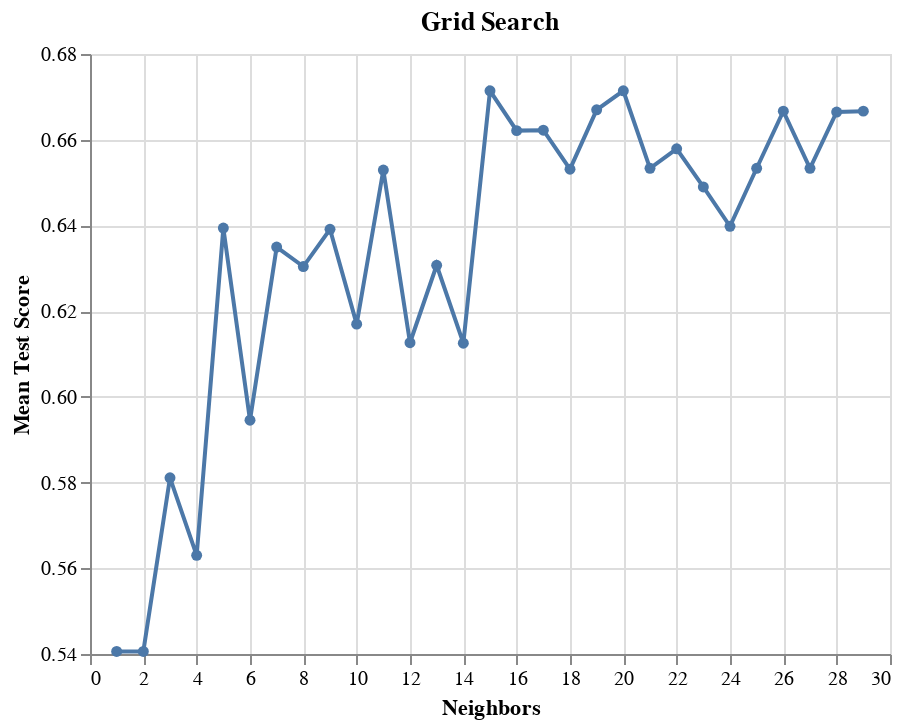

This figure's notebook cell:
### Code cell
accuracies_grid_chol_maxhr = pd.DataFrame(
    tune_grid_chol_maxhr
    .fit(hd_train.loc[:, ["cholesterol", "max_heart_rate"]],
        hd_train["heart_disease"]).cv_results_
)

accuracy_k_grid_chol_maxhr = (
    alt.Chart(accuracies_grid_chol_maxhr, title="Grid Search")
    .mark_line(point=True)
    .encode(
        x=alt.X(
            "param_kneighborsclassifier__n_neighbors",
            title="Neighbors",
            scale=alt.Scale(zero=False),
        ),
        y=alt.Y(
           "mean_test_score", 
            title="Mean Test Score", 
            scale=alt.Scale(zero=False)
        ),
    )
)
accuracy_k_grid_chol_maxhr

### Figure 1 — Vega-Lite specification as saved in the notebook (floating-point values rounded to 4 significant figures)
{"config": {"view": {"continuousWidth": 400, "continuousHeight": 300}}, "data": {"name": "data-1a7cac9c07e3b3856bdbc46ec7e4c497"}, "mark": {"type": "line", "point": true}, "encoding": {"x": {"field": "param_kneighborsclassifier__n_neighbors", "scale": {"zero": false}, "title": "Neighbors", "type": "quantitative"}, "y": {"field": "mean_test_score", "scale": {"zero": false}, "title": "Mean Test Score", "type": "quantitative"}}, "title": "Grid Search", "$schema": "https://vega.github.io/schema/vega-lite/v4.17.0.json", "datasets": {"data-1a7cac9c07e3b3856bdbc46ec7e4c497": [{"mean_fit_time": 0.06078, "std_fit_time": 0.02353, "mean_score_time": 0.0236, "std_score_time": 0.001719, "param_kneighborsclassifier__n_neighbors": 1, "params": {"kneighborsclassifier__n_neighbors": 1}, "split0_test_score": 0.5778, "split1_test_score": 0.4889, "split2_test_score": 0.6364, "split3_test_score": 0.5, "split4_test_score": 0.5, "mean_test_score": 0.5406, "std_test_score": 0.05749, "rank_test_score": 28}, {"mean_fit_time": 0.02638, "std_fit_time": 0.0004421, "mean_score_time": 0.04668, "std_score_time": 0.0212, "param_kneighborsclassifier__n_neighbors": 2, "params": {"kneighborsclassifier__n_neighbors": 2}, "split0_test_score": 0.6, "split1_test_score": 0.4667, "split2_test_score": 0.5909, "split3_test_score": 0.5227, "split4_test_score": 0.5227, "mean_test_score": 0.5406, "std_test_score": 0.04932, "rank_test_score": 28}, {"mean_fit_time": 0.04429, "std_fit_time": 0.02259, "mean_score_time": 0.03551, "std_score_time": 0.01747, "param_kneighborsclassifier__n_neighbors": 3, "params": {"kneighborsclassifier__n_neighbors": 3}, "split0_test_score": 0.6222, "split1_test_score": 0.5333, "split2_test_score": 0.6591, "split3_test_score": 0.5227, "split4_test_score": 0.5682, "mean_test_score": 0.5811, "std_test_score": 0.05221, "rank_test_score": 26}, {"mean_fit_time": 0.02495, "std_fit_time": 0.0008798, "mean_score_time": 0.02573, "std_score_time": 0.001117, "param_kneighborsclassifier__n_neighbors": 4, "params": {"kneighborsclassifier__n_neighbors": 4}, "split0_test_score": 0.5778, "split1_test_score": 0.5556, "split2_test_score": 0.6364, "split3_test_score": 0.5227, "split4_test_score": 0.5227, "mean_test_score": 0.563, "std_test_score": 0.04219, "rank_test_score": 27}, {"mean_fit_time": 0.02357, "std_fit_time": 0.0001958, "mean_score_time": 0.02454, "std_score_time": 0.0003551, "param_kneighborsclassifier__n_neighbors": 5, "params": {"kneighborsclassifier__n_neighbors": 5}, "split0_test_score": 0.6667, "split1_test_score": 0.6667, "split2_test_score": 0.6591, "split3_test_score": 0.6591, "split4_test_score": 0.5455, "mean_test_score": 0.6394, "std_test_score": 0.04709, "rank_test_score": 17}, {"mean_fit_time": 0.0257, "std_fit_time": 0.0004755, "mean_score_time": 0.02641, "std_score_time": 0.0002136, "param_kneighborsclassifier__n_neighbors": 6, "params": {"kneighborsclassifier__n_neighbors": 6}, "split0_test_score": 0.6222, "split1_test_score": 0.5778, "split2_test_score": 0.6364, "split3_test_score": 0.5909, "split4_test_score": 0.5455, "mean_test_score": 0.5945, "std_test_score": 0.03231, "rank_test_score": 25}, {"mean_fit_time": 0.02563, "std_fit_time": 0.0005482, "mean_score_time": 0.0264, "std_score_time": 0.0001607, "param_kneighborsclassifier__n_neighbors": 7, "params": {"kneighborsclassifier__n_neighbors": 7}, "split0_test_score": 0.6889, "split1_test_score": 0.6222, "split2_test_score": 0.6364, "split3_test_score": 0.6364, "split4_test_score": 0.5909, "mean_test_score": 0.6349, "std_test_score": 0.03167, "rank_test_score": 19}, {"mean_fit_time": 0.01505, "std_fit_time": 0.008522, "mean_score_time": 0.01423, "std_score_time": 0.007477, "param_kneighborsclassifier__n_neighbors": 8, "params": {"kneighborsclassifier__n_neighbors": 8}, "split0_test_score": 0.7333, "split1_test_score": 0.5778, "split2_test_score": 0.6364, "split3_test_score": 0.6136, "split4_test_score": 0.5909, "mean_test_score": 0.6304, "std_test_score": 0.05521, "rank_test_score": 21}, {"mean_fit_time": 0.008186, "std_fit_time": 0.000168, "mean_score_time": 0.008644, "std_score_time": 0.0004002, "param_kneighborsclassifier__n_neighbors": 9, "params": {"kneighborsclassifier__n_neighbors": 9}, "split0_test_score": 0.7556, "split1_test_score": 0.6444, "split2_test_score": 0.6136, "split3_test_score": 0.5909, "split4_test_score": 0.5909, "mean_test_score": 0.6391, "std_test_score": 0.06145, "rank_test_score": 18}, {"mean_fit_time": 0.008444, "std_fit_time": 0.0004879, "mean_score_time": 0.008639, "std_score_time": 0.0003634, "param_kneighborsclassifier__n_neighbors": 10, "params": {"kneighborsclassifier__n_neighbors": 10}, "split0_test_score": 0.7111, "split1_test_score": 0.5556, "split2_test_score": 0.5909, "split3_test_score": 0.6364, "split4_test_score": 0.5909, "mean_test_score": 0.617, "std_test_score": 0.05361, "rank_test_score": 22}, {"mean_fit_time": 0.008242, "std_fit_time": 0.0001574, "mean_score_time": 0.008527, "std_score_time": 0.0001476, "param_kneighborsclassifier__n_neighbors": 11, "params": {"kneighborsclassifier__n_neighbors": 11}, "split0_test_score": 0.7556, "split1_test_score": 0.6, "split2_test_score": 0.6364, "split3_test_score": 0.5909, "split4_test_score": 0.6818, "mean_test_score": 0.6529, "std_test_score": 0.06048, "rank_test_score": 14}, {"mean_fit_time": 0.008123, "std_fit_time": 0.0001495, "mean_score_time": 0.00843, "std_score_time": 6.949e-05, "param_kneighborsclassifier__n_neighbors": 12, "params": {"kneighborsclassifier__n_neighbors": 12}, "split0_test_score": 0.6889, "split1_test_score": 0.5333, "split2_test_score": 0.6136, "split3_test_score": 0.5909, "split4_test_score": 0.6364, "mean_test_score": 0.6126, "std_test_score": 0.05126, "rank_test_score": 23}, {"mean_fit_time": 0.008196, "std_fit_time": 0.0001726, "mean_score_time": 0.008604, "std_score_time": 0.0001664, "param_kneighborsclassifier__n_neighbors": 13, "params": {"kneighborsclassifier__n_neighbors": 13}, "split0_test_score": 0.6889, "split1_test_score": 0.5556, "split2_test_score": 0.6364, "split3_test_score": 0.6364, "split4_test_score": 0.6364, "mean_test_score": 0.6307, "std_test_score": 0.04273, "rank_test_score": 20}, {"mean_fit_time": 0.008355, "std_fit_time": 0.0001038, "mean_score_time": 0.008597, "std_score_time": 0.0001026, "param_kneighborsclassifier__n_neighbors": 14, "params": {"kneighborsclassifier__n_neighbors": 14}, "split0_test_score": 0.6889, "split1_test_score": 0.5556, "split2_test_score": 0.6136, "split3_test_score": 0.5682, "split4_test_score": 0.6364, "mean_test_score": 0.6125, "std_test_score": 0.04819, "rank_test_score": 24}, {"mean_fit_time": 0.008104, "std_fit_time": 0.0001011, "mean_score_time": 0.008472, "std_score_time": 9.02e-05, "param_kneighborsclassifier__n_neighbors": 15, "params": {"kneighborsclassifier__n_neighbors": 15}, "split0_test_score": 0.6889, "split1_test_score": 0.6, "split2_test_score": 0.6591, "split3_test_score": 0.6591, "split4_test_score": 0.75, "mean_test_score": 0.6714, "std_test_score": 0.04875, "rank_test_score": 1}, {"mean_fit_time": 0.008109, "std_fit_time": 3.885e-05, "mean_score_time": 0.008386, "std_score_time": 3.895e-05, "param_kneighborsclassifier__n_neighbors": 16, "params": {"kneighborsclassifier__n_neighbors": 16}, "split0_test_score": 0.7111, "split1_test_score": 0.6222, "split2_test_score": 0.6364, "split3_test_score": 0.6136, "split4_test_score": 0.7273, "mean_test_score": 0.6621, "std_test_score": 0.04744, "rank_test_score": 8}, {"mean_fit_time": 0.00816, "std_fit_time": 0.0001119, "mean_score_time": 0.008522, "std_score_time": 0.0001392, "param_kneighborsclassifier__n_neighbors": 17, "params": {"kneighborsclassifier__n_neighbors": 17}, "split0_test_score": 0.6667, "split1_test_score": 0.6444, "split2_test_score": 0.6591, "split3_test_score": 0.6136, "split4_test_score": 0.7273, "mean_test_score": 0.6622, "std_test_score": 0.03725, "rank_test_score": 7}, {"mean_fit_time": 0.008472, "std_fit_time": 0.0004991, "mean_score_time": 0.008446, "std_score_time": 5.832e-05, "param_kneighborsclassifier__n_neighbors": 18, "params": {"kneighborsclassifier__n_neighbors": 18}, "split0_test_score": 0.6889, "split1_test_score": 0.6222, "split2_test_score": 0.6364, "split3_test_score": 0.5909, "split4_test_score": 0.7273, "mean_test_score": 0.6531, "std_test_score": 0.04875, "rank_test_score": 13}, {"mean_fit_time": 0.008534, "std_fit_time": 0.0003139, "mean_score_time": 0.008739, "std_score_time": 0.0002837, "param_kneighborsclassifier__n_neighbors": 19, "params": {"kneighborsclassifier__n_neighbors": 19}, "split0_test_score": 0.6444, "split1_test_score": 0.6222, "split2_test_score": 0.6818, "split3_test_score": 0.6591, "split4_test_score": 0.7273, "mean_test_score": 0.667, "std_test_score": 0.03586, "rank_test_score": 3}, {"mean_fit_time": 0.008293, "std_fit_time": 0.0001916, "mean_score_time": 0.008689, "std_score_time": 0.0002469, "param_kneighborsclassifier__n_neighbors": 20, "params": {"kneighborsclassifier__n_neighbors": 20}, "split0_test_score": 0.6667, "split1_test_score": 0.6222, "split2_test_score": 0.6591, "split3_test_score": 0.7045, "split4_test_score": 0.7045, "mean_test_score": 0.6714, "std_test_score": 0.03095, "rank_test_score": 1}, {"mean_fit_time": 0.008119, "std_fit_time": 9.888e-05, "mean_score_time": 0.008457, "std_score_time": 6.222e-05, "param_kneighborsclassifier__n_neighbors": 21, "params": {"kneighborsclassifier__n_neighbors": 21}, "split0_test_score": 0.6667, "split1_test_score": 0.6, "split2_test_score": 0.6591, "split3_test_score": 0.6591, "split4_test_score": 0.6818, "mean_test_score": 0.6533, "std_test_score": 0.02793, "rank_test_score": 10}, {"mean_fit_time": 0.009108, "std_fit_time": 0.000571, "mean_score_time": 0.009521, "std_score_time": 0.0003214, "param_kneighborsclassifier__n_neighbors": 22, "params": {"kneighborsclassifier__n_neighbors": 22}, "split0_test_score": 0.6667, "split1_test_score": 0.6, "split2_test_score": 0.6591, "split3_test_score": 0.6591, "split4_test_score": 0.7045, "mean_test_score": 0.6579, "std_test_score": 0.03349, "rank_test_score": 9}, {"mean_fit_time": 0.00897, "std_fit_time": 0.0003766, "mean_score_time": 0.01597, "std_score_time": 0.01267, "param_kneighborsclassifier__n_neighbors": 23, "params": {"kneighborsclassifier__n_neighbors": 23}, "split0_test_score": 0.6222, "split1_test_score": 0.6, "split2_test_score": 0.6591, "split3_test_score": 0.6818, "split4_test_score": 0.6818, "mean_test_score": 0.649, "std_test_score": 0.03278, "rank_test_score": 15}, {"mean_fit_time": 0.01703, "std_fit_time": 0.01609, "mean_score_time": 0.009458, "std_score_time": 0.0001477, "param_kneighborsclassifier__n_neighbors": 24, "params": {"kneighborsclassifier__n_neighbors": 24}, "split0_test_score": 0.6444, "split1_test_score": 0.6, "split2_test_score": 0.6591, "split3_test_score": 0.6591, "split4_test_score": 0.6364, "mean_test_score": 0.6398, "std_test_score": 0.02173, "rank_test_score": 16}, {"mean_fit_time": 0.01322, "std_fit_time": 0.008135, "mean_score_time": 0.009538, "std_score_time": 5.211e-05, "param_kneighborsclassifier__n_neighbors": 25, "params": {"kneighborsclassifier__n_neighbors": 25}, "split0_test_score": 0.6222, "split1_test_score": 0.6444, "split2_test_score": 0.6591, "split3_test_score": 0.6818, "split4_test_score": 0.6591, "mean_test_score": 0.6533, "std_test_score": 0.01962, "rank_test_score": 10}, {"mean_fit_time": 0.009058, "std_fit_time": 2.86e-05, "mean_score_time": 0.01052, "std_score_time": 0.002021, "param_kneighborsclassifier__n_neighbors": 26, "params": {"kneighborsclassifier__n_neighbors": 26}, "split0_test_score": 0.7111, "split1_test_score": 0.6222, "split2_test_score": 0.6591, "split3_test_score": 0.6818, "split4_test_score": 0.6591, "mean_test_score": 0.6667, "std_test_score": 0.02931, "rank_test_score": 4}, {"mean_fit_time": 0.009153, "std_fit_time": 0.0001643, "mean_score_time": 0.00963, "std_score_time": 0.000162, "param_kneighborsclassifier__n_neighbors": 27, "params": {"kneighborsclassifier__n_neighbors": 27}, "split0_test_score": 0.6, "split1_test_score": 0.6667, "split2_test_score": 0.6591, "split3_test_score": 0.6818, "split4_test_score": 0.6591, "mean_test_score": 0.6533, "std_test_score": 0.02793, "rank_test_score": 10}, {"mean_fit_time": 0.009723, "std_fit_time": 0.0001829, "mean_score_time": 0.02718, "std_score_time": 0.02085, "param_kneighborsclassifier__n_neighbors": 28, "params": {"kneighborsclassifier__n_neighbors": 28}, "split0_test_score": 0.6667, "split1_test_score": 0.7111, "split2_test_score": 0.6591, "split3_test_score": 0.6591, "split4_test_score": 0.6364, "mean_test_score": 0.6665, "std_test_score": 0.02453, "rank_test_score": 6}, {"mean_fit_time": 0.00996, "std_fit_time": 0.0003958, "mean_score_time": 0.01072, "std_score_time": 0.001019, "param_kneighborsclassifier__n_neighbors": 29, "params": {"kneighborsclassifier__n_neighbors": 29}, "split0_test_score": 0.6444, "split1_test_score": 0.6889, "split2_test_score": 0.6591, "split3_test_score": 0.6818, "split4_test_score": 0.6591, "mean_test_score": 0.6667, "std_test_score": 0.01632, "rank_test_score": 4}]}}
